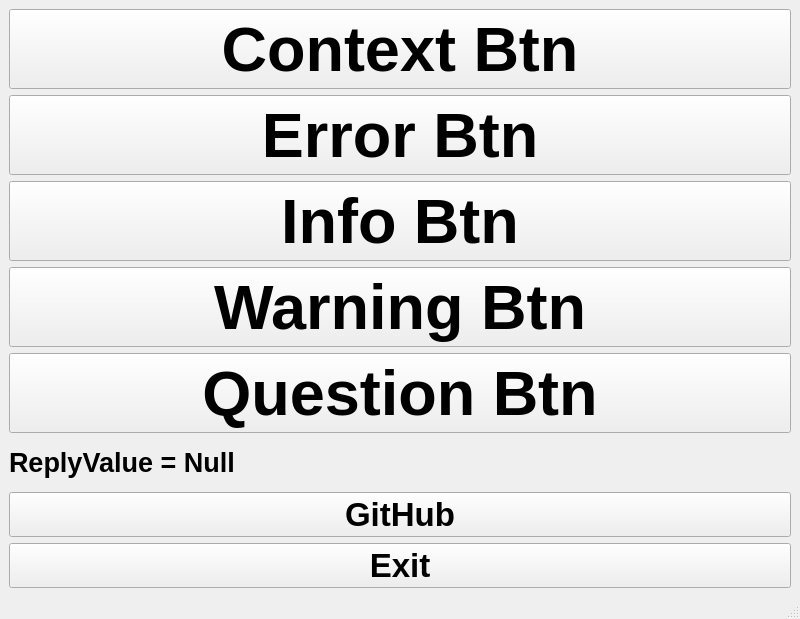
<?xml version="1.0" encoding="UTF-8"?>
<ui version="4.0">
 <class>MainWindow</class>
 <widget class="QMainWindow" name="MainWindow">
  <property name="geometry">
   <rect>
    <x>0</x>
    <y>0</y>
    <width>800</width>
    <height>619</height>
   </rect>
  </property>
  <property name="windowTitle">
   <string>MainWindow</string>
  </property>
  <widget class="QWidget" name="centralwidget">
   <layout class="QVBoxLayout" name="verticalLayout">
    <item>
     <widget class="QPushButton" name="pushButton">
      <property name="font">
       <font>
        <family>Arial</family>
        <pointsize>47</pointsize>
        <bold>true</bold>
       </font>
      </property>
      <property name="text">
       <string notr="true">Context Btn</string>
      </property>
      <property name="iconSize">
       <size>
        <width>64</width>
        <height>64</height>
       </size>
      </property>
     </widget>
    </item>
    <item>
     <widget class="QPushButton" name="pushButton_2">
      <property name="font">
       <font>
        <family>Arial</family>
        <pointsize>47</pointsize>
        <bold>true</bold>
       </font>
      </property>
      <property name="text">
       <string notr="true">Error Btn</string>
      </property>
      <property name="iconSize">
       <size>
        <width>64</width>
        <height>64</height>
       </size>
      </property>
     </widget>
    </item>
    <item>
     <widget class="QPushButton" name="pushButton_3">
      <property name="font">
       <font>
        <family>Arial</family>
        <pointsize>47</pointsize>
        <bold>true</bold>
       </font>
      </property>
      <property name="text">
       <string notr="true">Info Btn</string>
      </property>
      <property name="iconSize">
       <size>
        <width>64</width>
        <height>64</height>
       </size>
      </property>
     </widget>
    </item>
    <item>
     <widget class="QPushButton" name="pushButton_4">
      <property name="font">
       <font>
        <family>Arial</family>
        <pointsize>47</pointsize>
        <bold>true</bold>
       </font>
      </property>
      <property name="text">
       <string notr="true">Warning Btn</string>
      </property>
      <property name="iconSize">
       <size>
        <width>64</width>
        <height>64</height>
       </size>
      </property>
     </widget>
    </item>
    <item>
     <widget class="QPushButton" name="pushButton_5">
      <property name="font">
       <font>
        <family>Arial</family>
        <pointsize>47</pointsize>
        <bold>true</bold>
       </font>
      </property>
      <property name="text">
       <string notr="true">Question Btn</string>
      </property>
      <property name="iconSize">
       <size>
        <width>64</width>
        <height>64</height>
       </size>
      </property>
     </widget>
    </item>
    <item>
     <widget class="QLabel" name="label">
      <property name="font">
       <font>
        <family>Arial</family>
        <pointsize>20</pointsize>
        <bold>true</bold>
       </font>
      </property>
      <property name="text">
       <string>ReplyValue = Null</string>
      </property>
     </widget>
    </item>
    <item>
     <widget class="QPushButton" name="gitBtn">
      <property name="font">
       <font>
        <family>Arial</family>
        <pointsize>25</pointsize>
        <bold>true</bold>
       </font>
      </property>
      <property name="text">
       <string notr="true">GitHub</string>
      </property>
      <property name="iconSize">
       <size>
        <width>64</width>
        <height>64</height>
       </size>
      </property>
     </widget>
    </item>
    <item>
     <widget class="QPushButton" name="exitBtn">
      <property name="font">
       <font>
        <family>Arial</family>
        <pointsize>25</pointsize>
        <bold>true</bold>
       </font>
      </property>
      <property name="text">
       <string notr="true">Exit</string>
      </property>
      <property name="iconSize">
       <size>
        <width>64</width>
        <height>64</height>
       </size>
      </property>
     </widget>
    </item>
   </layout>
  </widget>
  <widget class="QMenuBar" name="menubar">
   <property name="geometry">
    <rect>
     <x>0</x>
     <y>0</y>
     <width>800</width>
     <height>21</height>
    </rect>
   </property>
  </widget>
  <widget class="QStatusBar" name="statusbar"/>
 </widget>
 <resources/>
 <connections/>
</ui>
